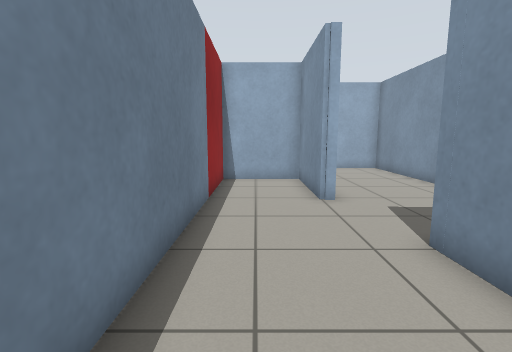
[1] (above)

17 first-person views from a walk through a robot-simulator world made for Gazebo. The camera is 0.94 m above the floor, tilts 8° down and sees 85° across. The floor is counted in squares, 0.5 m on a side. Each view is taken from the middle of a square. On the plan, view 1 faces up. The plan holds only what a view shows up to about 16 squares ahead; the rest is blank.

[2]
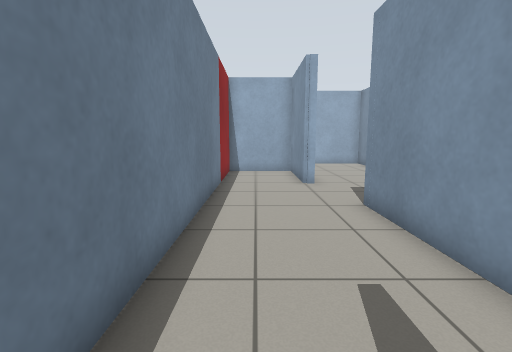

[3]
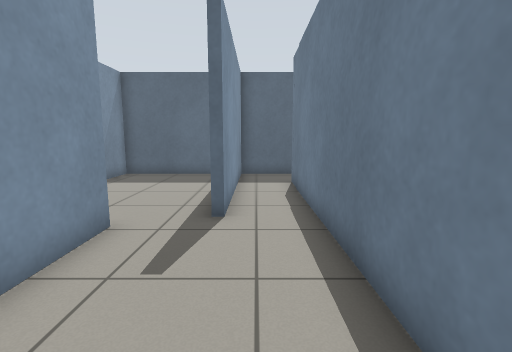

[4]
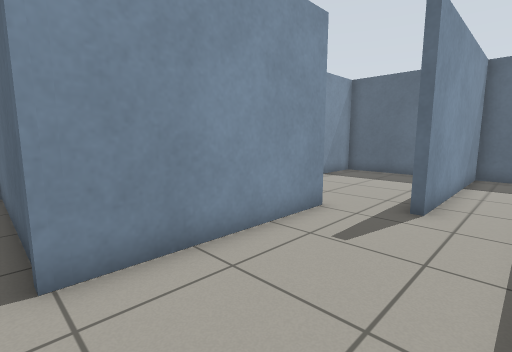

[5]
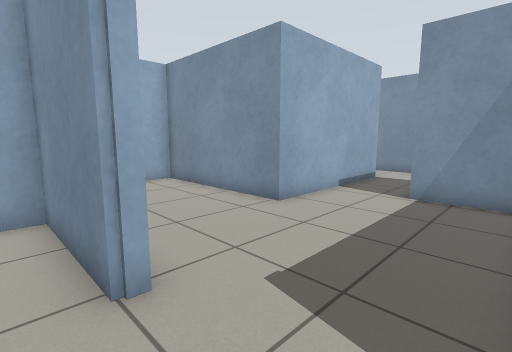

[6]
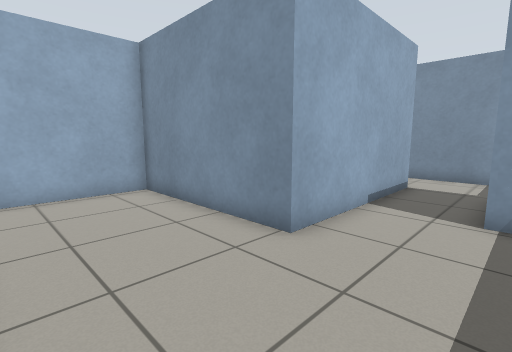

[7]
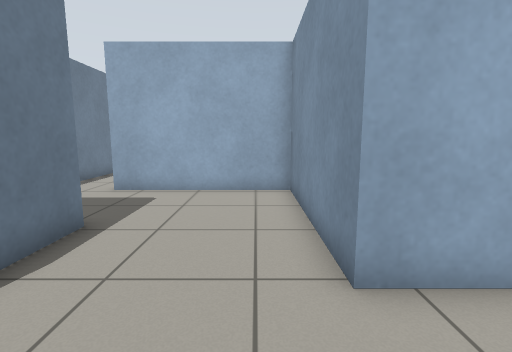

[8]
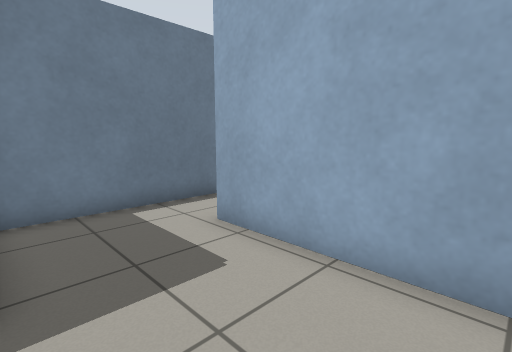

[9]
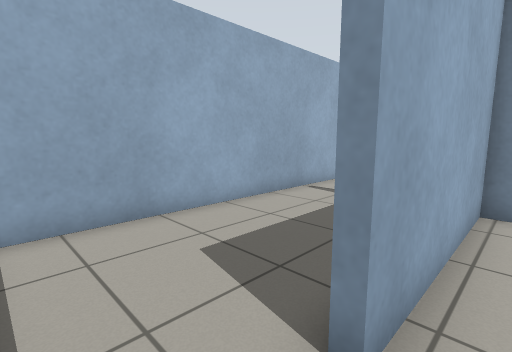

[10]
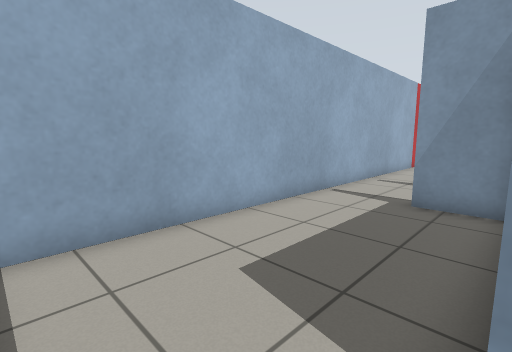

[11]
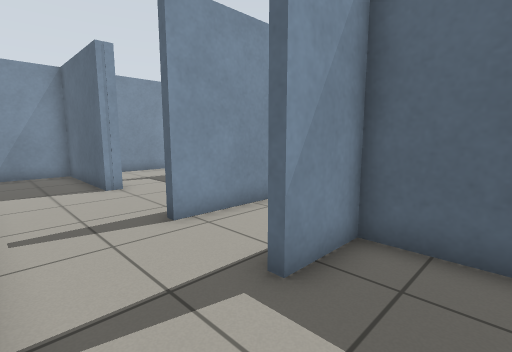

[12]
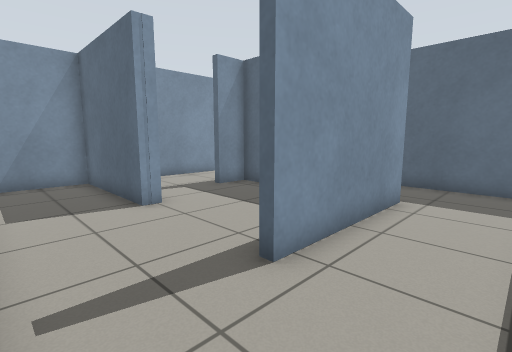

[13]
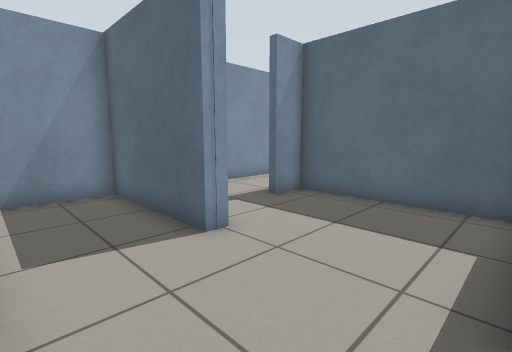

[14]
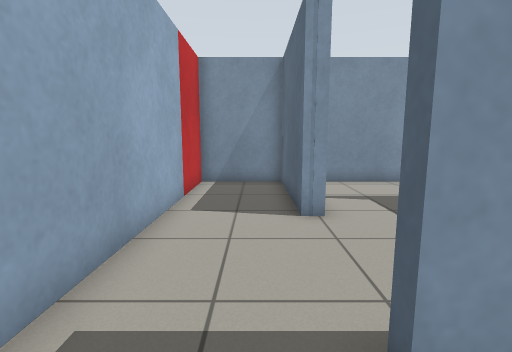

[15]
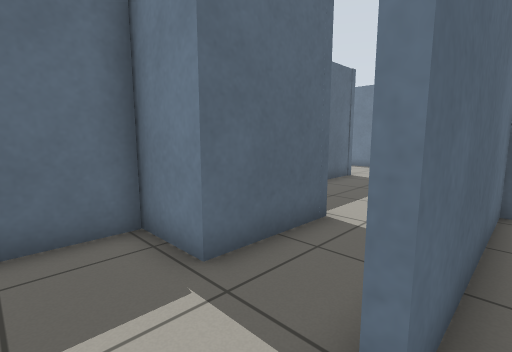

[16]
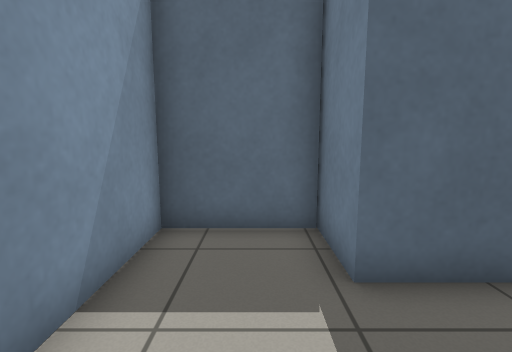

[17]
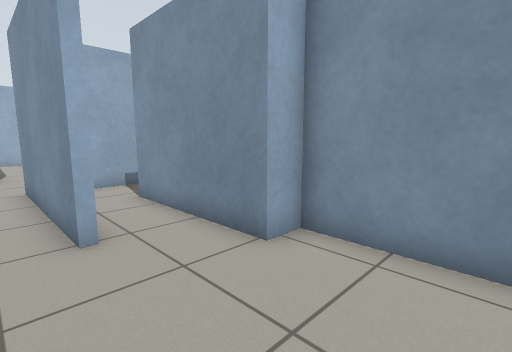

### Floor plan
Points are (right, up) in squares from view 1. A wall is a line through its corners. A room is listed if a view was taken in it or the views show most of it. See-through windows are left out.
Room 1 (views 1, 2, 3, 4, 5)
walls: (3.1, -1.7) (3, 4.6); (1.9, 8.2) (1.9, 12.4) (-1.5, 12.4) (-1.5, -7.6); (-1.9, -10.2) (0.7, -10.2) (0.7, -2.4) (1.1, -2.4)
ways out: opening at (3, 7) to room 2; opening at (2, -2) to room 7; opening at (-2.5, -8.5)
Room 2 (views 6, 7, 8)
walls: (2.5, 8.2) (1.9, 8.2); (2.4, 12.8) (2.4, 10.8); (3, 4.6) (10.3, 4.6) (10.2, 7.6) (13.7, 7.6) (13.7, 5.4) (17, 5.4) (17, 10.4); (14.2, 10.2) (7.2, 10.2) (7.2, 16.8) (0.9, 16.8)
ways out: opening at (3, 7) to room 1; opening at (1.5, 15) to room 3; opening at (15.5, 11) to room 5
Room 3 (view 9)
walls: (-1.5, 16.6) (-1.5, 13.1)
ways out: opening at (1.5, 15) to room 2; opening at (-0.5, 17) to room 4
Room 4 (views 10, 11)
walls: (-1.5, 21.5) (-1.5, 16.6); (5, 17.1) (7.2, 17.1) (7.2, 19.2); (6.4, 22.3) (-1, 22.3)
ways out: opening at (-0.5, 17) to room 3; opening at (7, 21) to room 5
Room 5 (views 12, 14, 15, 16)
walls: (10.6, 13.4) (10.6, 19); (7.2, 19.2) (7.6, 19.2); (7.5, 10.6) (14.2, 10.6); (10.4, 22.3) (6.4, 22.3); (17, 10.4) (17, 11.4)
ways out: opening at (15.5, 11) to room 2; opening at (7, 21) to room 4; opening at (11, 20.5) to room 6
Room 6 (view 13)
walls: (15.5, 18.3) (15.5, 18.9) (20.6, 18.9) (20.6, 22.3) (10.4, 22.3); (11.1, 13.8) (17, 13.8) (17, 15.1)
ways out: opening at (11, 20.5) to room 5; opening at (16.3, 17)
Room 7 (view 17)
walls: (6.6, 4.3) (4.9, 4.3); (2.2, -10.2) (6.6, -10.2) (6.6, -3.7) (5.6, -3.7) (5.5, 1.8)
ways out: opening at (2, -2) to room 1

Positions as (right, up) in squares from view 1, and headings:
1: (0, 0), facing up
2: (0, -3), facing up
3: (0, 4), facing down
4: (-1, 5), facing down-right
5: (1, 5), facing up-right
6: (3, 7), facing up-right
7: (6, 7), facing up
8: (6, 13), facing up-left
9: (-1, 16), facing up-right
10: (-1, 17), facing up-right
11: (5, 22), facing down-right
12: (8, 22), facing down-right
13: (11, 22), facing down-right
14: (9, 20), facing right
15: (16, 11), facing down-left
16: (15, 11), facing down
17: (2, -7), facing up-right
